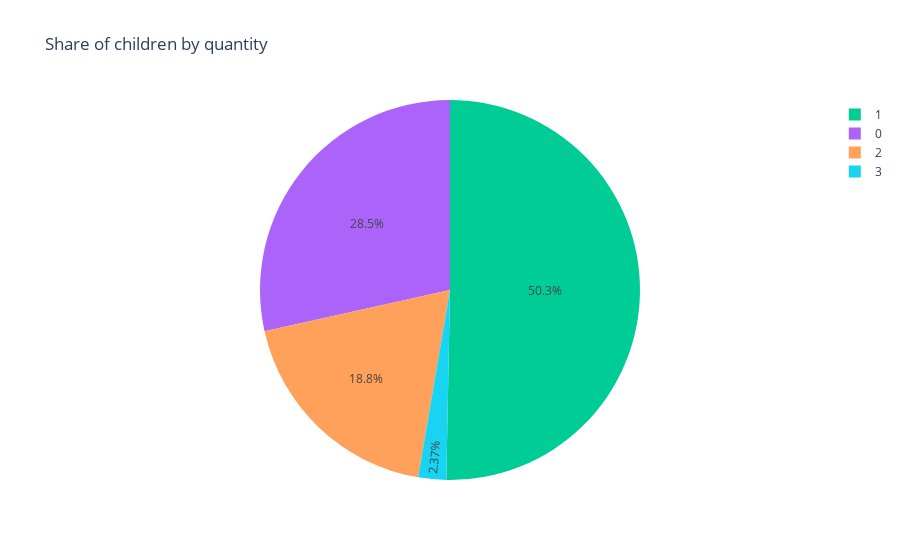

The cell this chart's notebook holds for it:
### Code cell
kid_counts = df['kids_number'].value_counts() 
kid_number_share = ((kid_counts / kid_counts.sum()) * 100).round(2) 
 
df_kid = pd.DataFrame({"kids_number": kid_number_share.index, 'share': kid_number_share.values}) 
 
fig = px.pie(df_kid, names='kids_number', values='share', 
             labels={'kids_number':'kids_number', 'share': 'Share(%)'}, 
             title='Share of children by quantity', 
             color='kids_number', color_discrete_map={'0 ': '#B6D3F1', '1': '#B7ADE9'}) 
 
fig.update_layout(plot_bgcolor='white') 
 
fig

### Figure 1 — Plotly figure (JSON) as saved in the notebook; plotly's stock layout.template omitted (floating-point values rounded to 4 significant figures)
{"data": [{"customdata": [[1], [0], [2], [3]], "domain": {"x": [0, 1], "y": [0, 1]}, "hovertemplate": "kids_number=%{customdata[0]}<br>Share(%)=%{value}<extra></extra>", "labels": [1, 0, 2, 3], "legendgroup": "", "marker": {"colors": ["#00cc96", "#ab63fa", "#FFA15A", "#19d3f3"]}, "name": "", "showlegend": true, "type": "pie", "values": [50.31, 28.49, 18.83, 2.37]}], "layout": {"legend": {"tracegroupgap": 0}, "plot_bgcolor": "white", "title": {"text": "Share of children by quantity"}}}
